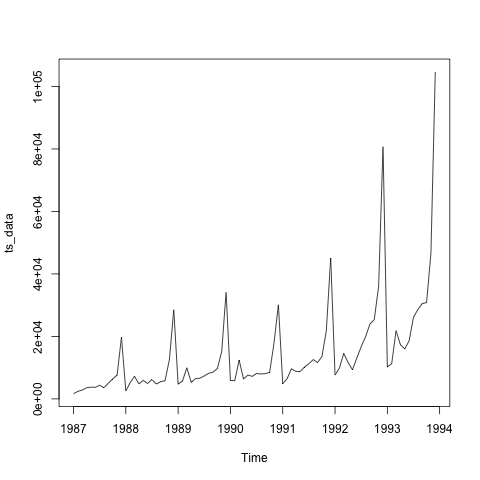

R code for this plot:
# install.packages("forecast")
library("forecast")

# Read the data
data = scan('fancy.dat')
ts_data <- ts(data, frequency=12, start=c(1987,1))
ts_data

# Plot the time series
png('time_series.png')
plot.ts(ts_data)
dev.off()

# Fit the ARMA model
fit = auto.arima(ts_data)
summary(fit)
# Series: ts_data 
# ARIMA(1,1,1)(0,1,1)[12]                    
#    Coefficients:
#    ar1      ma1    sma1
# 0.2401  -0.9013  0.7499
# s.e.  0.1427   0.0709  0.1790
# 
# sigma^2 estimated as 15464184:  log likelihood=-693.69
# AIC=1395.38   AICc=1395.98   BIC=1404.43
# Training set error measures:
#                 ME     RMSE      MAE       MPE     MAPE      MASE        ACF1
# Training set 328.301 3615.374 2171.002 -2.481166 15.97302 0.4905797 -0.02521172

